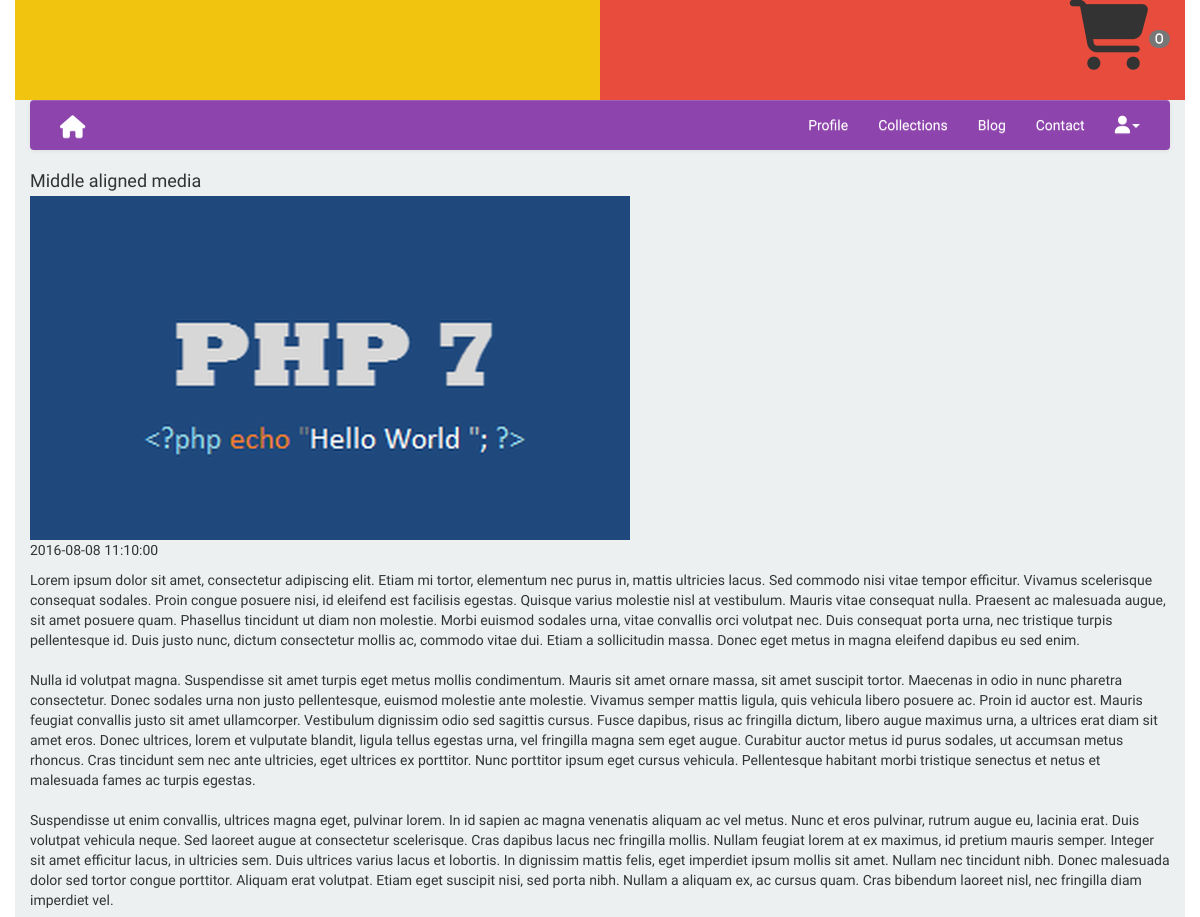
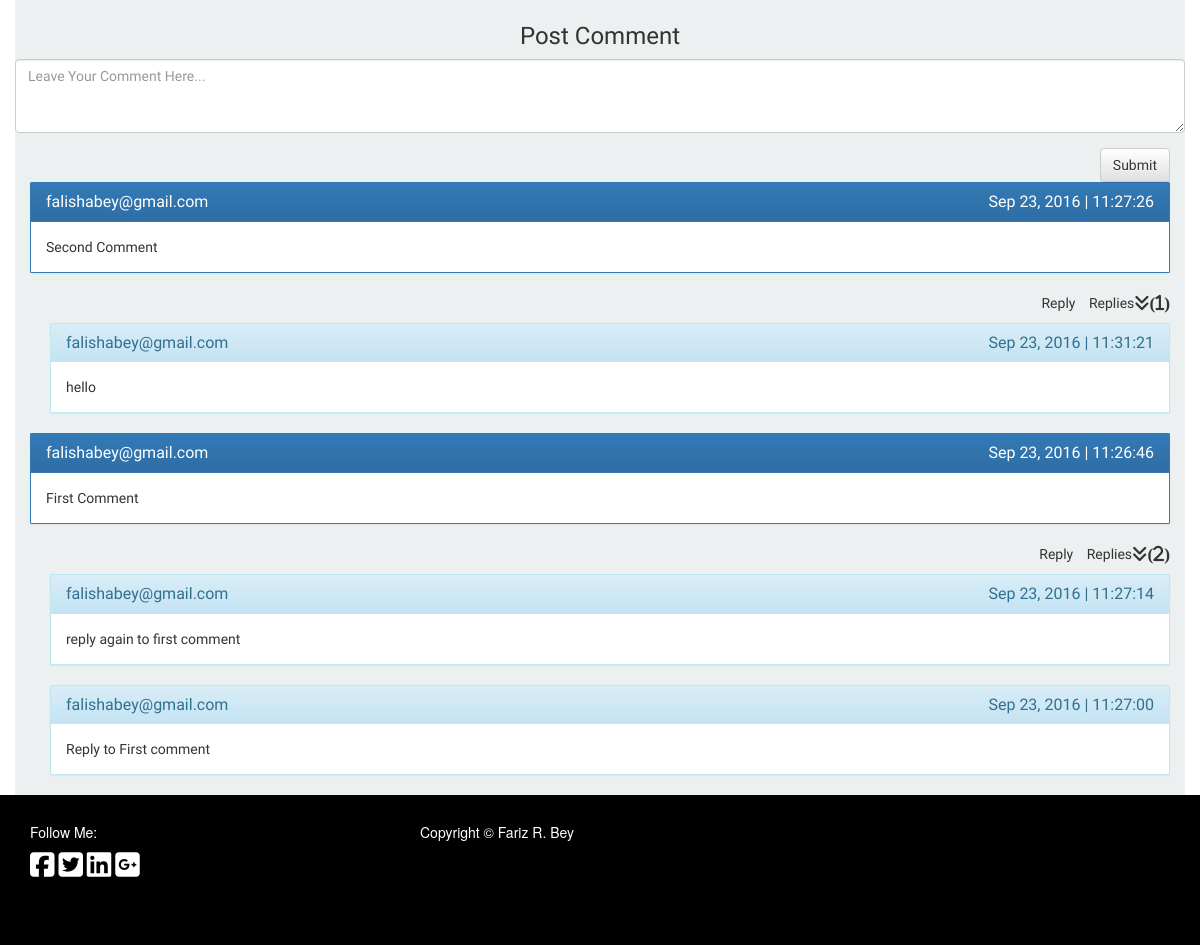
The page /index.php?blogDetail&blog_id=1 on the database its author committed (2 pictures, top to bottom).
### tables this page shows
CREATE TABLE IF NOT EXISTS `blogs_tbl` (
`blog_id` int(11) NOT NULL,
  `blog_title` varchar(256) NOT NULL,
  `blog_image_thumb` varchar(256) NOT NULL,
  `blog_image_large` varchar(255) NOT NULL,
  `blog_details_preview` text NOT NULL,
  `blog_details_full` text NOT NULL,
  `create_date` datetime NOT NULL,
  `ip_address` varchar(255) NOT NULL
);

CREATE TABLE IF NOT EXISTS `comment_tbl` (
`comment_id` int(11) NOT NULL,
  `comment_blog_id` int(11) NOT NULL,
  `comment_sender_email` varchar(256) NOT NULL,
  `comment` text NOT NULL,
  `code` varchar(10) NOT NULL,
  `ip_address` varchar(255) NOT NULL,
  `create_date` datetime NOT NULL
);

CREATE TABLE IF NOT EXISTS `child_comment_tbl` (
`child_comment_id` int(11) NOT NULL,
  `comment_blog_id` int(11) NOT NULL,
  `child_comment_sender_email` varchar(256) NOT NULL,
  `child_comment` text NOT NULL,
  `par_code` varchar(10) NOT NULL,
  `child_ip_address` varchar(256) NOT NULL,
  `create_date` datetime NOT NULL
);

### classes/database3.php (called while the page is built, shortened)
<?php
class Database {
	public function __construct($user = 'root', $password = '', $database = 'farizbey_personalwebdb', $host = 'localhost') {
		$this->user = $user;
		$this->password = $password;
		$this->database = $database;
		$this->host = $host;
	}
	protected function connect() {
		return new mysqli($this->host, $this->user, $this->password, $this->database);
	}
	public function query($query) {
		$results = array();
		$db = $this->connect();
		$result = $db->query($query);
		$rows = $result->fetch_object();
		if (!empty($rows)) {
			do {
				$results[]=$rows;
			}
			while($rows = $result->fetch_object());
		}
		return $results;
	}
	public function select($query, $data, $format) {
			$db = $this->connect();
			$stmt = $db->prepare($query);
			$format = implode('', $format);
			$format = str_replace('%', '', $format);
			array_unshift($data, $format);
			call_user_func_array( array( $stmt, 'bind_param'), $this->ref_values($data));
			$stmt->execute();
			$result = $stmt->get_result();
			$results = $result->fetch_object();
			return $results;
		}
	public function num_rows($sql="")
	{
		$db= $this->connect();
		$result = 0;
		if ($sql!="") {
			$query = $db->query($sql);
			$result = $query->num_rows;
		}
		return $result;
	}
	private function ref_values($array) {
		$refs = array();
		foreach ($array as $key => $value) {
			$refs[$key] = &$array[$key];
		}
		return $refs;
	}
}
?>

### layout/blogDetail_layout.php (the view, shortened to what this page needs)
<?php
if (isset($_GET["blog_id"])) {
	if ($_GET["blog_id"] != "" && is_numeric($_GET["blog_id"])) {
		$db = new Database();
		$blog_id = $_GET["blog_id"];
		$data = array("blog_id"=> $blog_id);
		$sql = "SELECT * FROM blogs_tbl WHERE blog_id = ?";
		$result = $db->select($sql, $data, array('s'));
?>
		<div class="row">
			<div class="col-md-12" style="padding-top: 20px;">
				<div class="media">
					<h4 class="media-heading"><?php echo $result->blog_title; ?></h4>
  					<div class="media-top media-middle">
      					<img class="media-object img-responsive" src="images/<?php echo $result->blog_image_large; ?>" alt="...">
  					</div>
  					<div class="media-body">
  						<p><?php echo $result->create_date; ?></p>
    					<p class="text"><?php echo $result->blog_details_full; ?></p>
  					</div>
				</div>
			</div>
		</div>
<?php
	}
}
?>
		<div class="row">
			<div class="center-block col-md-12 col-lg-12 col-sm-12">
	            <form class="form-horizontal" method="post" action="process/blogComment_process.php">
					<div class="form-group">
						<h3 class="text-center">Post Comment</h3>
							<textarea class="form-control" rows="3" id="comment" style="resize: vertical" name="comment" placeholder="Leave Your Comment Here..." required></textarea>
					</div>
					<input type="hidden" value="<?php if (!empty($_SESSION['member_email']) || (isset($_SESSION['member_email']))) {
	$comment_sender_email = $_SESSION['member_email'];
	}
	else {
	$comment_sender_email = "Anonymous";
	} echo $comment_sender_email; ?>" name="member_email" />
					<div class="col-md-offset-10 col-xs-offset-10" style="float:right;">
						<input class="btn btn-default" type="submit" value="Submit"/>
					</div>
	            </form>
            	<div class="clearfix"></div>
	            <?php
	            if (isset($_GET["blog_id"])) {
	            	$blog_id = $_GET["blog_id"];
	                $sql2 = $db->query("SELECT * FROM comment_tbl WHERE comment_blog_id = $blog_id ORDER BY create_date DESC");
	            ?>
	                <?php
	                if (!empty($sql2) && isset($sql2) && $sql2 != NULL) {
						foreach ($sql2 as $key) {
							$date = new dateTime($key->create_date);
							$date = date_format($date, 'M j, Y | H:i:s');
							$code = $key->code;
	                ?>
							<div class="panel panel-primary" id="<?php echo $key->code; ?>">
							  	<div class="panel-heading">
								    <h3 class="panel-title pull-left"><?php echo $key->comment_sender_email; ?></h3>
								    <h5 class="panel-title pull-right"><?php echo $date; ?></h5>
								    <div class="clearfix"></div>
							  	</div>
							  	<div class="panel-body">
								    <?php echo $key->comment; ?>
							  	</div>
							</div>
							<?php
							$sql3 = "SELECT * FROM child_comment_tbl WHERE par_code = '$code' ORDER BY create_date DESC";
							$chi_count = $db->num_rows($sql3);
							$chi_result = $db->query($sql3);
							?>
							<p class="text-right" style="cursor:pointer;">
								<a class="reply_comment" id="reply_comment" name="<?php echo $key->code; ?>" blogid="<?php echo $_GET['blog_id']; ?>" account="<?php if (!empty($_SESSION['member_email']) || (isset($_SESSION['member_email']))) {
	$comment_sender_email = $_SESSION['member_email'];
	}
	else {
	$comment_sender_email = "Anonymous";
	} echo $comment_sender_email; ?>">Reply</a>
							<?php
							if ($chi_count <=0 ) {
							} else {
							?>
							<a class="children" name="<?php echo $key->code; ?>"><span class="tog_text" style="padding-left: 10px;">Replies<i class="fa fa-angle-double-down fa-lg" aria-hidden="true">(<?php echo $chi_count; ?>)</i></span></a>
							</p>
							<?php
							foreach ($chi_result as $child) {
								$date2 = new dateTime($child->create_date);
								$date2 = date_format($date2, 'M j, Y | H:i:s');
							?>
							<div class="child-comments C-<?php echo $key->code; ?>" style="margin-left: 20px;">
								<div class="panel panel-info">
								  	<div class="panel-heading">
									    <h3 class="panel-title pull-left"><?php echo $child->child_comment_sender_email; ?></h3>
									    <h5 class="panel-title pull-right"><?php echo $date2; ?></h5>
									    <div class="clearfix"></div>
								  	</div>
								  	<div class="panel-body">
									    <?php echo $child->child_comment; ?>
								  	</div>
								</div>
							</div>
							<?php
							}
							?>
							<?php
							}
							?>
	    			<?php
						}
					}
					else {
					?>
					<td><?php echo "No Comment"; ?></td>
			        <?php
					}
			    	?>
				<?php
	           	}
	            ?>
        	</div>
        </div>

### css/style/mystyle.css (style rules this page uses)
.panel-heading { border-top-left-radius: 1px; border-top-right-radius: 1px; }
.panel { border-radius: 1px; }

### css/style/contentstyle.css (style rules this page uses)
a { color: inherit; }

### rows shown on the page
blogs_tbl: blog_title "Middle aligned media", blog_image_large (picture), create_date "2016-08-08 11:10:00", blog_details_full "Lorem ipsum dolor sit amet, consectetur adipiscing elit. Etiam mi tortor, elementum nec purus in, mattis ultricies lacus. Sed commodo nisi vitae tempor efficitur. Vivamus scelerisque consequat sodales. Proin congue posuere nisi, id eleifend est facilisis egestas. Quisque varius molestie nisl at vestibulum. Mauris vitae consequat nulla. Praesent ac malesuada augue, sit amet posuere quam. Phasellus tincidunt ut diam non molestie. Morbi euismod sodales urna, vitae convallis orci volutpat nec. Duis consequat porta urna, nec tristique turpis pellentesque id. Duis justo nunc, dictum consectetur mollis ac, commodo vitae dui. Etiam a sollicitudin massa. Donec eget metus in magna eleifend dapibus eu…"
comment_tbl: comment_sender_email "falishabey@gmail.com", create_date "Sep 23, 2016 | 11:27:26", comment "Second Comment", chi_count "1"
child_comment_tbl: child_comment_sender_email "falishabey@gmail.com", create_date "Sep 23, 2016 | 11:31:21", child_comment "hello"
comment_tbl: comment_sender_email "falishabey@gmail.com", create_date "Sep 23, 2016 | 11:26:46", comment "First Comment", chi_count "2"
child_comment_tbl: child_comment_sender_email "falishabey@gmail.com", create_date "Sep 23, 2016 | 11:27:14", child_comment "reply again to first comment"
child_comment_tbl: child_comment_sender_email "falishabey@gmail.com", create_date "Sep 23, 2016 | 11:27:00", child_comment "Reply to First comment"
